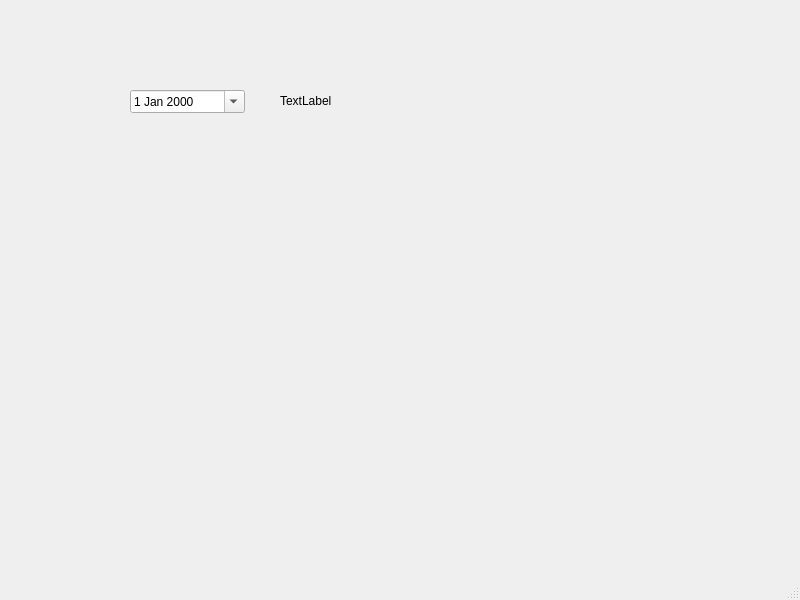
<?xml version="1.0" encoding="UTF-8"?>
<ui version="4.0">
 <class>MainWindow</class>
 <widget class="QMainWindow" name="MainWindow">
  <property name="geometry">
   <rect>
    <x>0</x>
    <y>0</y>
    <width>800</width>
    <height>600</height>
   </rect>
  </property>
  <property name="windowTitle">
   <string>MainWindow</string>
  </property>
  <widget class="QWidget" name="centralwidget">
   <widget class="QDateEdit" name="dateEdit">
    <property name="geometry">
     <rect>
      <x>130</x>
      <y>90</y>
      <width>115</width>
      <height>23</height>
     </rect>
    </property>
    <property name="calendarPopup">
     <bool>true</bool>
    </property>
   </widget>
   <widget class="QLabel" name="label">
    <property name="geometry">
     <rect>
      <x>280</x>
      <y>90</y>
      <width>111</width>
      <height>21</height>
     </rect>
    </property>
    <property name="text">
     <string>TextLabel</string>
    </property>
   </widget>
  </widget>
  <widget class="QMenuBar" name="menubar">
   <property name="geometry">
    <rect>
     <x>0</x>
     <y>0</y>
     <width>800</width>
     <height>33</height>
    </rect>
   </property>
  </widget>
  <widget class="QStatusBar" name="statusbar"/>
 </widget>
 <resources/>
 <connections/>
</ui>
